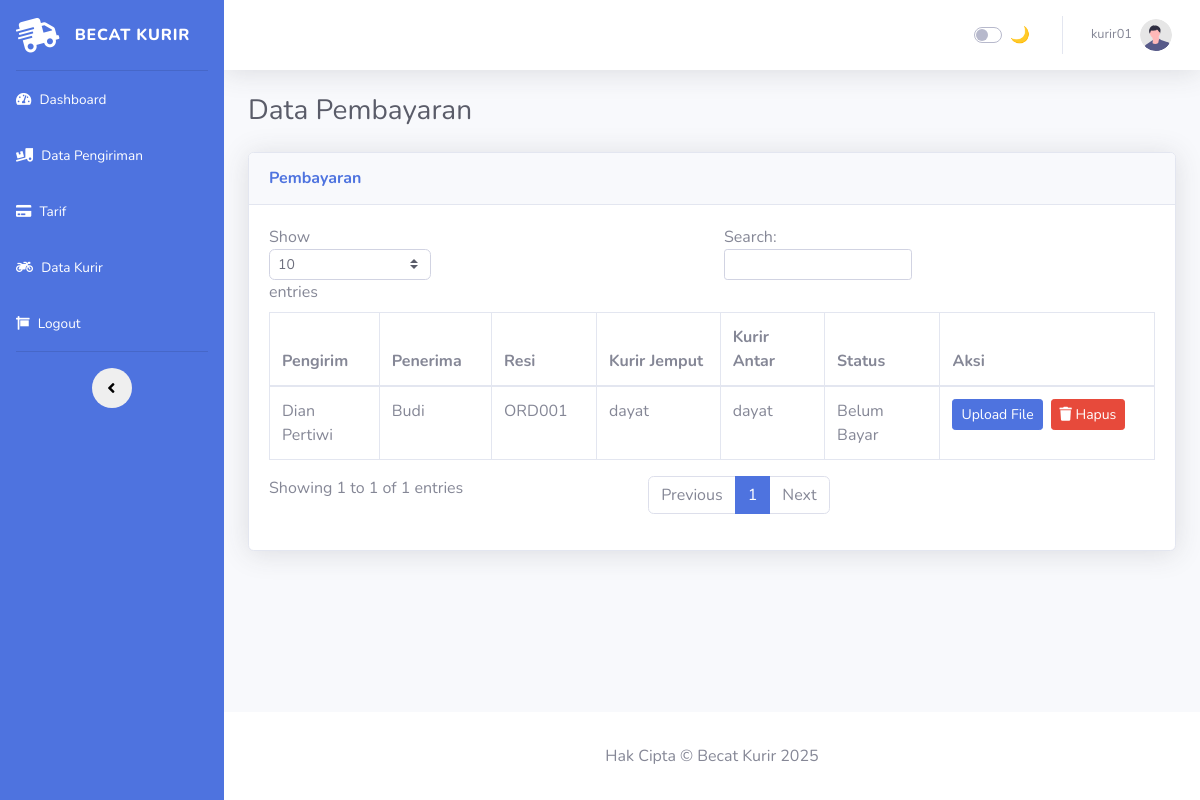
Page /admin-kurir/pembayaran.php (signed in) on the committed database.
### tables this page shows
CREATE TABLE `tbl_pengiriman_paket` (
  `id_pengiriman` int NOT NULL,
  `id_tarif` int DEFAULT NULL,
  `id_pengirim` int DEFAULT NULL,
  `id_penerima` int DEFAULT NULL,
  `id_jenis_paket` int DEFAULT NULL,
  `id_status_order` int DEFAULT NULL,
  `id_kurir_jemput` int DEFAULT NULL,
  `id_kurir_antar` int DEFAULT NULL,
  `berat_barang` decimal(10,2) DEFAULT NULL,
  `harga_barang` decimal(10,2) DEFAULT NULL,
  `status_pembayaran` enum('belum bayar','sudah bayar') DEFAULT NULL,
  `resi` varchar(50) DEFAULT NULL,
  `bukti_tf_admin` varchar(225) DEFAULT NULL,
  `waktu_konfirmasi` datetime DEFAULT NULL
);

CREATE TABLE `tbl_pengirim` (
  `id_pengirim` int NOT NULL,
  `id_kab_asal` int DEFAULT NULL,
  `id_bank` int DEFAULT NULL,
  `id_user` int DEFAULT NULL,
  `nama_pengirim` varchar(30) DEFAULT NULL,
  `kec_pengirim` varchar(30) DEFAULT NULL,
  `alamat_pengirim` text,
  `hp_pengirim` varchar(20) DEFAULT NULL,
  `no_rekening` varchar(20) DEFAULT NULL
);

CREATE TABLE `tbl_penerima` (
  `id_penerima` int NOT NULL,
  `id_kab_tujuan` int DEFAULT NULL,
  `nama_penerima` varchar(30) DEFAULT NULL,
  `kec_pengirim` varchar(30) DEFAULT NULL,
  `alamat_penerima` text,
  `hp_penerima` varchar(20) DEFAULT NULL,
  `link_maps` text
);

CREATE TABLE `tbl_data_kurir` (
  `id_kurir` int NOT NULL,
  `id_user` int DEFAULT NULL,
  `nama_kurir` varchar(20) DEFAULT NULL,
  `no_hp` varchar(20) DEFAULT NULL,
  `alamat_kurir` text,
  `status` enum('aktif','non-aktif') DEFAULT NULL
);

### admin-kurir/pembayaran.php (the view, shortened to what this page needs)
<!DOCTYPE html>
<html lang="id">
<?php include 'head.php'; ?>
<body id="page-top">
    <div id="wrapper">
        <?php include 'sidebar.php'; ?>
        <div id="content-wrapper" class="d-flex flex-column">
            <div id="content">
                <?php include 'navbar.php'; ?>
                <div class="container-fluid">
                    <h1 class="h3 mb-4 text-gray-800">Data Pembayaran</h1>
                    <div class="card shadow mb-4">
                        <div class="card-header py-3">
                            <h6 class="m-0 font-weight-bold text-primary">Pembayaran</h6>
                        </div>
                        <div class="card-body">
                            <div class="table-responsive">
                                <table class="table table-bordered" id="dataTable" width="100%" cellspacing="0">
                                    <thead>
                                        <tr>
                                            <th>Pengirim</th>
                                            <th>Penerima</th>
                                            <th>Resi</th>
                                            <th>Kurir Jemput</th>
                                            <th>Kurir Antar</th>
                                            <th>Status</th>
                                            <th>Aksi</th>
                                        </tr>
                                    </thead>
                                    <tbody>
                                        <?php
                                        $sql = "
                                            SELECT
                                                pp.id_pengiriman,
                                                peng.nama_pengirim,
                                                pener.nama_penerima,
                                                kj.nama_kurir AS kurir_jemput,
                                                ka.nama_kurir AS kurir_antar
                                            FROM tbl_pengiriman_paket pp
                                            LEFT JOIN tbl_pengirim peng ON pp.id_pengirim = peng.id_pengirim
                                            LEFT JOIN tbl_penerima pener ON pp.id_penerima = pener.id_penerima
                                            LEFT JOIN tbl_data_kurir kj ON pp.id_kurir_jemput = kj.id_kurir
                                            LEFT JOIN tbl_data_kurir ka ON pp.id_kurir_antar = ka.id_kurir
                                            ORDER BY pp.id_pengiriman DESC
                                        ";
                                        $query = $conn->query($sql);
                                        while ($row = $query->fetch_assoc()):
                                            $id = $row['id_pengiriman'];
                                        ?>
                                        <tr>
                                            <td><?= htmlspecialchars($row['nama_pengirim']) ?></td>
                                            <td><?= htmlspecialchars($row['nama_penerima']) ?></td>
                                            <td>ORD<?= str_pad($id, 3, '0', STR_PAD_LEFT) ?></td>
                                            <td><?= htmlspecialchars($row['kurir_jemput']) ?></td>
                                            <td><?= htmlspecialchars($row['kurir_antar'] ?? '-') ?></td>
                                            <td>Belum Bayar</td>
                                            <td style="width: auto;">
                                                <div style="display: flex; gap: 8px; align-items: center;">
                                                    <form action="" method="POST" enctype="multipart/form-data"
                                                        style="margin: 0;">
                                                        <label for="file-upload-<?= $id ?>"
                                                            class="btn btn-primary btn-sm" style="margin: 0;">
                                                            Upload File
                                                        </label>
                                                    </form>
                                                    <a href="pembayaran.php?id=<?= $id ?>" class="btn btn-danger btn-sm"
                                                        onclick="return confirm('Yakin hapus?')">
                                                        <i class="fas fa-trash"></i> Hapus
                                                    </a>
                                                </div>
                                            </td>
                                        </tr>
                                        <?php endwhile; ?>
                                    </tbody>
                                </table>
                            </div>
                        </div>
                    </div>
                </div>
            </div>
            <?php include 'footer.php'; ?>
        </div>
    </div>
</body>
</html>

### rows in the picture
tbl_pengiriman_paket: id_pengirim.nama_pengirim "Dian Pertiwi", id_penerima.nama_penerima "Budi", id_pengiriman "001", id_kurir_jemput.nama_kurir "dayat"

### other values in the picture
$_SESSION['username'] "kurir01"
